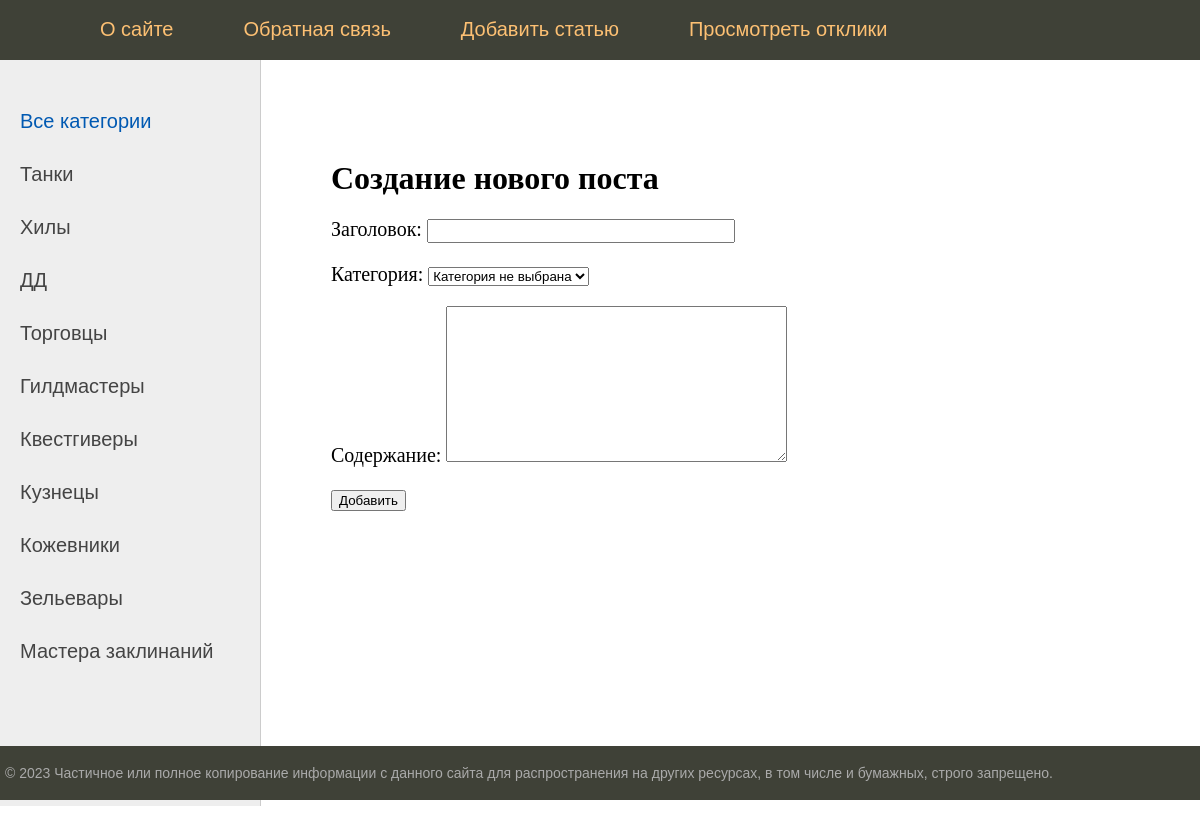
Screenshot of /addpost/ (signed in) with the database file from the repository.
### bulletinboard/models.py (models this page shows)
class Category(models.Model):
    name = models.CharField(max_length=100, db_index=True, verbose_name='Категория')
    slug = models.SlugField(max_length=255, unique=True, db_index=True, verbose_name='URL')
    def __str__(self):
        return self.name
    def get_absolute_url(self):
        return reverse('category', kwargs={'cat_slug': self.slug})
    class Meta:
        verbose_name = 'Категория'
        verbose_name_plural = 'Категории'
        ordering = ['id']

### bulletinboard/views.py (the view, shortened to what this page needs)
# urls.py: path('addpost/', AddPost.as_view(), name='add_post'),
class AddPost(LoginRequiredMixin, DataMixin, CreateView):
    form_class = AddPostForm
    model = Post
    template_name = 'bulletinboard/addpost.html'
    success_url = reverse_lazy('home')
    login_url = reverse_lazy('home')
    raise_exception = True
    def get_context_data(self, *, object_list=None, **kwargs):
        context = super().get_context_data(**kwargs)
        c_def = self.get_user_context(title='Создание нового поста')
        return context | c_def

### bulletinboard/forms.py (shortened to what this page needs)
class AddPostForm(forms.ModelForm):
    def __init__(self, *args, **kwargs):
        super().__init__(*args, **kwargs)
        self.fields['category'].empty_label = 'Категория не выбрана'
    class Meta:
        model = Post
        fields = ['title', 'category', 'body']
        widgets = {
            'title': forms.TextInput(attrs={'class': 'form-input'}),
        }

### bulletinboard/templatetags/bulletinboard_tags.py (called while the page is built)
@register.inclusion_tag('bulletinboard/list_categories.html')
def show_categories(cat_selected=0):
    cats = Category.objects.all()
    return {'cats': cats, 'cat_selected': cat_selected}

### bulletinboard/utils.py (called while the page is built)
    def get_user_context(self, **kwargs):
        context = kwargs
        cats = Category.objects.annotate(Count('post'))
        user_menu = menu.copy()
        if not self.request.user.is_authenticated:
            user_menu.pop(2)
            user_menu.pop(2)
        context['menu'] = user_menu
        context['cats'] = cats
        if 'cat_selected' not in context:
            context['cat_selected'] = 0
        return context

### bulletinboard/templates/bulletinboard/addpost.html (shortened to what this page needs)
{% extends 'bulletinboard/default.html' %}
{% block content %}
<h1>{{title}}</h1>
<form action="{% url 'add_post' %}" method="post" enctype="multipart/form-data">
    {{ form.as_p }}
    <button type="submit">Добавить</button>
</form>
{% endblock %}

### bulletinboard/templates/bulletinboard/list_categories.html
{% for c in cats %}
    {% if c.pk == cat_selected %}
        <li class="selected">{{c.name}}</li>
    {% else %}
        <li><a href="{{ c.get_absolute_url }}">{{c.name}}</a></li>
    {% endif %}
{% endfor %}

### bulletinboard/static/bulletinboard/css/styles.css (style rules this page uses)
html, body { font-family: 'Arial'; margin: 0; padding: 0; height: 100%; width: 100%; color: #444; }
a { color: #0059b2; text-decoration: none; }
.left-chapters ul li { margin: 30px 0 0 0; color: #999; }
.left-chapters ul li a { color: #444; text-decoration: none; }
.content-text h1 { font-size: 32px; }
.form-input { width: 300px; font-size: 16px; }

### rows the page displays
Category: name "Танки"
Category: name "Хилы"
Category: name "ДД"
Category: name "Торговцы"
Category: name "Гилдмастеры"
Category: name "Квестгиверы"
Category: name "Кузнецы"
Category: name "Кожевники"
Category: name "Зельевары"
Category: name "Мастера заклинаний"

### other values shown
{{ m.title }} "О сайте" "Обратная связь" "Добавить статью" "Просмотреть отклики"
{{ title }} "Создание нового поста"
